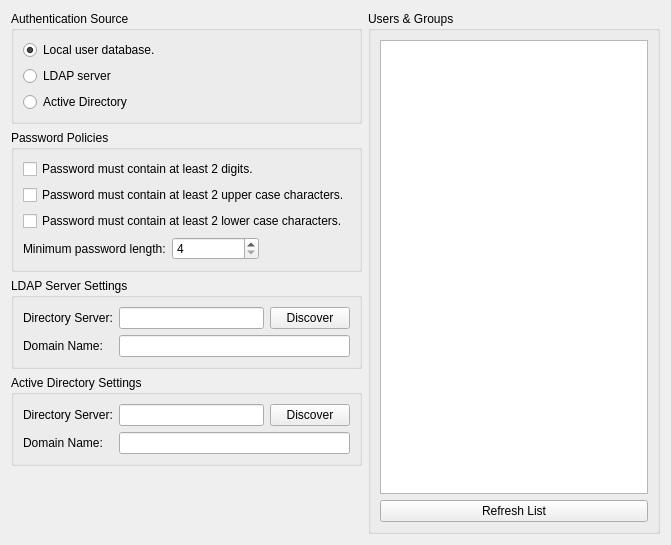
<?xml version="1.0" encoding="UTF-8"?>
<ui version="4.0">
 <class>widgetAuthentication</class>
 <widget class="QWidget" name="widgetAuthentication">
  <property name="geometry">
   <rect>
    <x>0</x>
    <y>0</y>
    <width>671</width>
    <height>545</height>
   </rect>
  </property>
  <property name="windowTitle">
   <string>Authentication</string>
  </property>
  <property name="windowIcon">
   <iconset resource="authentication.qrc">
    <normaloff>:/icons/authentication48.png</normaloff>:/icons/authentication48.png</iconset>
  </property>
  <layout class="QGridLayout" name="gridLayout_7">
   <item row="0" column="0">
    <widget class="QGroupBox" name="groupSource">
     <property name="title">
      <string>Authentication Source</string>
     </property>
     <layout class="QGridLayout" name="gridLayout">
      <item row="0" column="0">
       <widget class="QRadioButton" name="radioUnix">
        <property name="text">
         <string>Local user database.</string>
        </property>
        <property name="checked">
         <bool>true</bool>
        </property>
       </widget>
      </item>
      <item row="1" column="0">
       <widget class="QRadioButton" name="radioLDAP">
        <property name="text">
         <string>LDAP server</string>
        </property>
       </widget>
      </item>
      <item row="2" column="0">
       <widget class="QRadioButton" name="radioAD">
        <property name="text">
         <string>Active Directory</string>
        </property>
       </widget>
      </item>
     </layout>
    </widget>
   </item>
   <item row="0" column="1" rowspan="5">
    <widget class="QGroupBox" name="groupBox">
     <property name="title">
      <string>Users &amp;&amp; Groups</string>
     </property>
     <layout class="QGridLayout" name="gridLayout_8">
      <item row="0" column="0">
       <widget class="QListWidget" name="listWidget"/>
      </item>
      <item row="1" column="0">
       <widget class="QPushButton" name="pushButton">
        <property name="text">
         <string>Refresh List</string>
        </property>
       </widget>
      </item>
     </layout>
    </widget>
   </item>
   <item row="1" column="0">
    <widget class="QGroupBox" name="groupPassword">
     <property name="title">
      <string>Password Policies</string>
     </property>
     <layout class="QGridLayout" name="gridLayout_6">
      <item row="0" column="0" colspan="2">
       <widget class="QCheckBox" name="checkBox">
        <property name="text">
         <string>Password must contain at least 2 digits.</string>
        </property>
       </widget>
      </item>
      <item row="1" column="0" colspan="3">
       <widget class="QCheckBox" name="checkBox_2">
        <property name="text">
         <string>Password must contain at least 2 upper case characters.</string>
        </property>
       </widget>
      </item>
      <item row="3" column="0">
       <widget class="QLabel" name="label_5">
        <property name="text">
         <string>Minimum password length:</string>
        </property>
       </widget>
      </item>
      <item row="3" column="1">
       <widget class="QSpinBox" name="spinPassword">
        <property name="minimum">
         <number>4</number>
        </property>
       </widget>
      </item>
      <item row="3" column="2">
       <spacer name="horizontalSpacer">
        <property name="orientation">
         <enum>Qt::Horizontal</enum>
        </property>
        <property name="sizeHint" stdset="0">
         <size>
          <width>40</width>
          <height>20</height>
         </size>
        </property>
       </spacer>
      </item>
      <item row="2" column="0" colspan="3">
       <widget class="QCheckBox" name="checkBox_3">
        <property name="text">
         <string>Password must contain at least 2 lower case characters.</string>
        </property>
       </widget>
      </item>
     </layout>
    </widget>
   </item>
   <item row="2" column="0">
    <widget class="QGroupBox" name="groupLDAP">
     <property name="title">
      <string>LDAP Server Settings</string>
     </property>
     <layout class="QGridLayout" name="gridLayout_2">
      <item row="0" column="0">
       <layout class="QGridLayout" name="gridLayout_5">
        <item row="0" column="0">
         <widget class="QLabel" name="label_3">
          <property name="text">
           <string>Directory Server:</string>
          </property>
         </widget>
        </item>
        <item row="0" column="1">
         <widget class="QLineEdit" name="lineLDAPServer"/>
        </item>
        <item row="0" column="2">
         <widget class="QPushButton" name="pushLDAPDiscover">
          <property name="text">
           <string>Discover</string>
          </property>
          <property name="icon">
           <iconset resource="authentication.qrc">
            <normaloff>:/icons/preview16.png</normaloff>:/icons/preview16.png</iconset>
          </property>
         </widget>
        </item>
        <item row="1" column="0">
         <widget class="QLabel" name="label_4">
          <property name="text">
           <string>Domain Name:</string>
          </property>
         </widget>
        </item>
        <item row="1" column="1" colspan="2">
         <widget class="QLineEdit" name="lineLDAPDomain"/>
        </item>
       </layout>
      </item>
     </layout>
    </widget>
   </item>
   <item row="3" column="0">
    <widget class="QGroupBox" name="groupAD">
     <property name="title">
      <string>Active Directory Settings</string>
     </property>
     <layout class="QGridLayout" name="gridLayout_4">
      <item row="0" column="0">
       <layout class="QGridLayout" name="gridLayout_3">
        <item row="0" column="0">
         <widget class="QLabel" name="label">
          <property name="text">
           <string>Directory Server:</string>
          </property>
         </widget>
        </item>
        <item row="0" column="1">
         <widget class="QLineEdit" name="lineADServer"/>
        </item>
        <item row="0" column="2">
         <widget class="QPushButton" name="pushADDiscover">
          <property name="text">
           <string>Discover</string>
          </property>
          <property name="icon">
           <iconset resource="authentication.qrc">
            <normaloff>:/icons/preview16.png</normaloff>:/icons/preview16.png</iconset>
          </property>
         </widget>
        </item>
        <item row="1" column="0">
         <widget class="QLabel" name="label_2">
          <property name="text">
           <string>Domain Name:</string>
          </property>
         </widget>
        </item>
        <item row="1" column="1" colspan="2">
         <widget class="QLineEdit" name="lineADDomain"/>
        </item>
       </layout>
      </item>
     </layout>
    </widget>
   </item>
   <item row="4" column="0">
    <spacer name="verticalSpacer">
     <property name="orientation">
      <enum>Qt::Vertical</enum>
     </property>
     <property name="sizeHint" stdset="0">
      <size>
       <width>20</width>
       <height>40</height>
      </size>
     </property>
    </spacer>
   </item>
  </layout>
 </widget>
 <resources>
  <include location="authentication.qrc"/>
 </resources>
 <connections/>
</ui>
